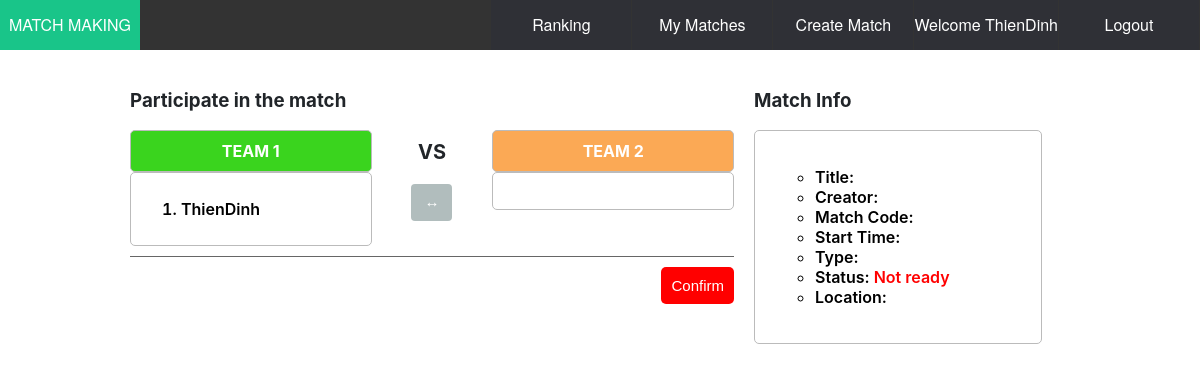
The page /match_detail/index.php (signed in) on the database as committed earlier.
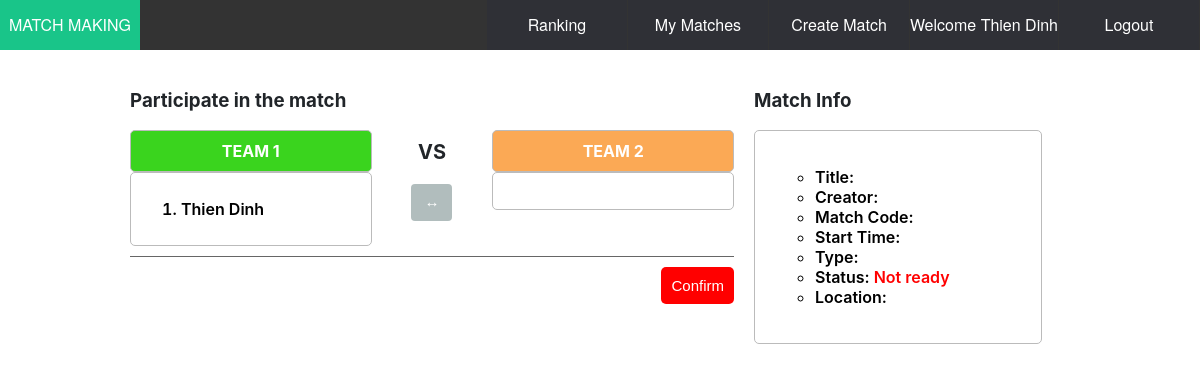
The same page on the database as committed later.
### tables this page shows
create table player
(
  player_id varchar(20) primary key not null,
  password varchar(20) not null,
  name varchar(50),
  elo int not null default 100
);

### match_detail/index.php (the view, shortened to what the changed rows need)
<?php
require_once '../dbConfig.php';
$session = !isset($_COOKIE["player_id"]) ? null : $_COOKIE["player_id"];
?>
<!DOCTYPE html>
<html lang="en">
<head>
  <link rel="stylesheet" type="text/css" href="index.css">
  <link rel="stylesheet" type="text/css" href="../stylesheets/style.css">
</head>
<body>
  <?php  include('../common/header.php'); ?>
  <div class="container">
    <div class="row">
        <div class="column1">
            <div class="match-wrapper">
                <div class="team-title">
                    <div class="team-left">
                        <ol id="team-left" class="info-match">
                        <?php
                            $sql_player = "SELECT * FROM player WHERE player_id = '$session'";
                            if($res = mysqli_query($link, $sql_player)){
                                if(mysqli_num_rows($res) > 0){
                                    $row = mysqli_fetch_array($res, MYSQLI_ASSOC);
                                    $player_name = $row["name"];
                                    if(!isset($_GET["readOnly"])) {
                                        if(!isset($isExist) && !isset($_GET["status"]) && $status !== 2) {
                                            echo '<li id="new">'.$player_name.'</li>';
                                        }
                                    }
                                }
                            }
                        ?>
                        </ol>
                    </div>
                </div>
            </div>
        </div>
    </div>
  </div>
</body>
</html>

### common/header.php (shortened to what the changed rows need)
<?php
echo '<div class="header-nav">';
echo    '<ul id="menu">';
	        if (isset($_COOKIE["player_id"])){
				require_once "../dbConfig.php";
				$player_id = $_COOKIE["player_id"];
				$sql = "SELECT p.name FROM player p where p.player_id = '$player_id'";
				$result = mysqli_query($link, $sql);
				if(mysqli_num_rows($result) > 0){
					while($row = mysqli_fetch_array($result)){
						echo '<li class="user"><a>Welcome ' . $row['name'] . '</a></li>';
					}
				}
			}
			else {
				echo '<li><a href = "/matchup/auth/login.php">Login</a></li>';
			}
echo    '</ul>';
echo '</div>';
?>

Rows that differ between the two databases and show on the page:
changed player: name "ThienDinh" → "Thien Dinh"
